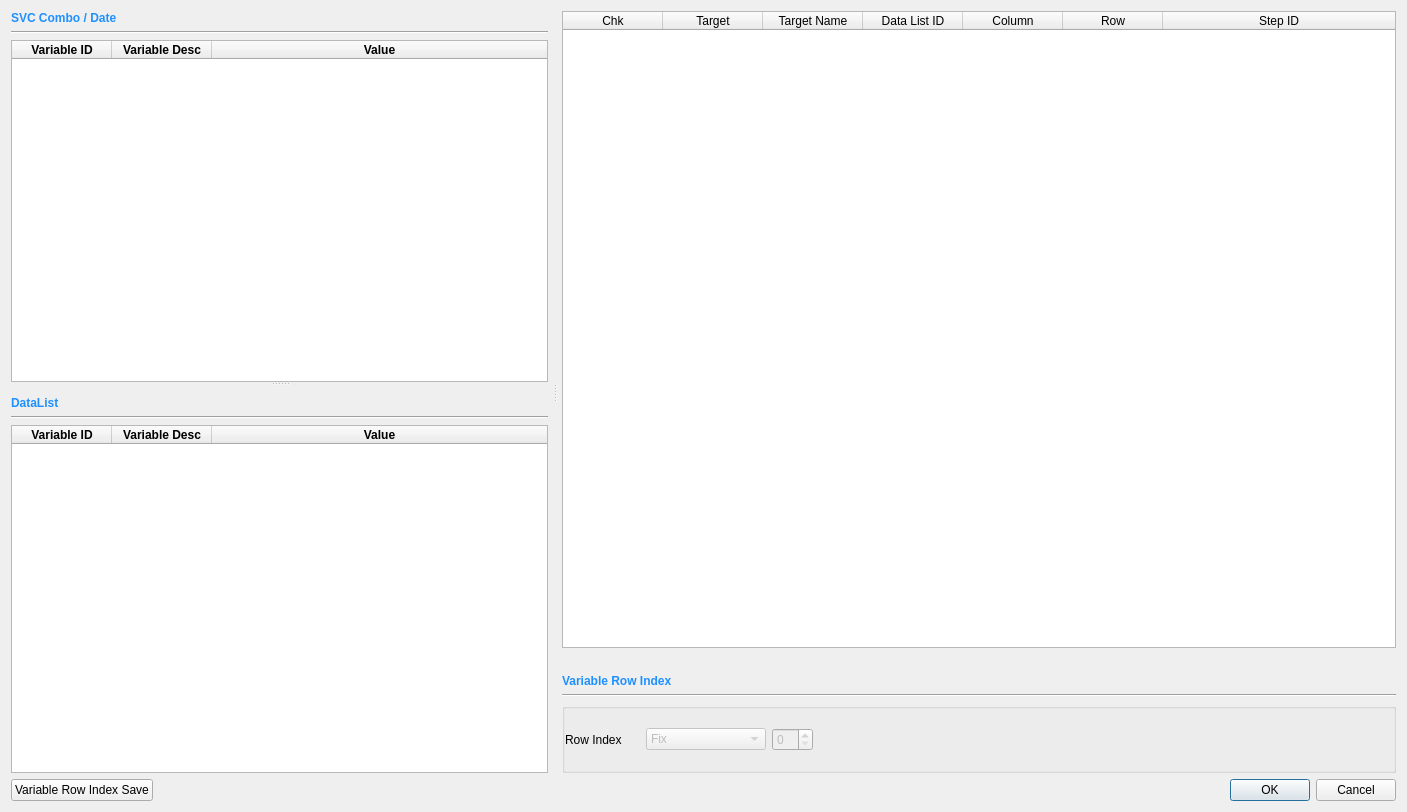
<?xml version="1.0" encoding="UTF-8"?>
<ui version="4.0">
 <class>Dialog</class>
 <widget class="QDialog" name="Dialog">
  <property name="geometry">
   <rect>
    <x>0</x>
    <y>0</y>
    <width>1407</width>
    <height>812</height>
   </rect>
  </property>
  <property name="windowTitle">
   <string>Dialog</string>
  </property>
  <layout class="QGridLayout" name="gridLayout_3">
   <item row="0" column="0" colspan="2">
    <widget class="QSplitter" name="splitter_value_row">
     <property name="orientation">
      <enum>Qt::Horizontal</enum>
     </property>
     <widget class="QWidget" name="verticalLayoutWidget">
      <layout class="QVBoxLayout" name="verticalLayout_2">
       <property name="rightMargin">
        <number>5</number>
       </property>
       <item>
        <widget class="QSplitter" name="splitter">
         <property name="orientation">
          <enum>Qt::Vertical</enum>
         </property>
         <widget class="QWidget" name="layoutWidget">
          <layout class="QVBoxLayout" name="verticalLayout_3">
           <item>
            <widget class="QLabel" name="label_2">
             <property name="text">
              <string>&lt;h4&gt;&lt;font color='DodgerBlue'&gt; SVC Combo / Date &lt;/font&gt;&lt;/h4&gt;</string>
             </property>
            </widget>
           </item>
           <item>
            <widget class="Line" name="line_2">
             <property name="orientation">
              <enum>Qt::Horizontal</enum>
             </property>
            </widget>
           </item>
           <item>
            <widget class="QTableWidget" name="tw_variableObjListSvcCombo">
             <property name="contextMenuPolicy">
              <enum>Qt::CustomContextMenu</enum>
             </property>
             <property name="editTriggers">
              <set>QAbstractItemView::DoubleClicked|QAbstractItemView::SelectedClicked</set>
             </property>
             <property name="selectionMode">
              <enum>QAbstractItemView::SingleSelection</enum>
             </property>
             <property name="selectionBehavior">
              <enum>QAbstractItemView::SelectRows</enum>
             </property>
             <attribute name="horizontalHeaderHighlightSections">
              <bool>false</bool>
             </attribute>
             <attribute name="horizontalHeaderStretchLastSection">
              <bool>true</bool>
             </attribute>
             <column>
              <property name="text">
               <string>Variable ID</string>
              </property>
              <property name="font">
               <font>
                <weight>75</weight>
                <bold>true</bold>
               </font>
              </property>
              <property name="foreground">
               <brush brushstyle="NoBrush">
                <color alpha="255">
                 <red>255</red>
                 <green>99</green>
                 <blue>71</blue>
                </color>
               </brush>
              </property>
             </column>
             <column>
              <property name="text">
               <string>Variable Desc</string>
              </property>
              <property name="font">
               <font>
                <weight>75</weight>
                <bold>true</bold>
               </font>
              </property>
              <property name="foreground">
               <brush brushstyle="NoBrush">
                <color alpha="255">
                 <red>255</red>
                 <green>99</green>
                 <blue>71</blue>
                </color>
               </brush>
              </property>
             </column>
             <column>
              <property name="text">
               <string>Value</string>
              </property>
              <property name="font">
               <font>
                <weight>75</weight>
                <bold>true</bold>
               </font>
              </property>
              <property name="foreground">
               <brush brushstyle="NoBrush">
                <color alpha="255">
                 <red>255</red>
                 <green>99</green>
                 <blue>71</blue>
                </color>
               </brush>
              </property>
             </column>
            </widget>
           </item>
          </layout>
         </widget>
         <widget class="QWidget" name="layoutWidget">
          <layout class="QVBoxLayout" name="verticalLayout_4">
           <property name="topMargin">
            <number>10</number>
           </property>
           <item>
            <widget class="QLabel" name="label_3">
             <property name="text">
              <string>&lt;h4&gt;&lt;font color='DodgerBlue'&gt; DataList &lt;/font&gt;&lt;/h4&gt;</string>
             </property>
            </widget>
           </item>
           <item>
            <widget class="Line" name="line_3">
             <property name="orientation">
              <enum>Qt::Horizontal</enum>
             </property>
            </widget>
           </item>
           <item>
            <widget class="QTableWidget" name="tw_variableObjList">
             <property name="editTriggers">
              <set>QAbstractItemView::DoubleClicked|QAbstractItemView::SelectedClicked</set>
             </property>
             <property name="selectionMode">
              <enum>QAbstractItemView::SingleSelection</enum>
             </property>
             <property name="selectionBehavior">
              <enum>QAbstractItemView::SelectRows</enum>
             </property>
             <attribute name="horizontalHeaderHighlightSections">
              <bool>false</bool>
             </attribute>
             <attribute name="horizontalHeaderStretchLastSection">
              <bool>true</bool>
             </attribute>
             <column>
              <property name="text">
               <string>Variable ID</string>
              </property>
              <property name="font">
               <font>
                <weight>75</weight>
                <bold>true</bold>
               </font>
              </property>
              <property name="foreground">
               <brush brushstyle="NoBrush">
                <color alpha="255">
                 <red>255</red>
                 <green>99</green>
                 <blue>71</blue>
                </color>
               </brush>
              </property>
             </column>
             <column>
              <property name="text">
               <string>Variable Desc</string>
              </property>
              <property name="font">
               <font>
                <weight>75</weight>
                <bold>true</bold>
               </font>
              </property>
              <property name="foreground">
               <brush brushstyle="NoBrush">
                <color alpha="255">
                 <red>255</red>
                 <green>99</green>
                 <blue>71</blue>
                </color>
               </brush>
              </property>
             </column>
             <column>
              <property name="text">
               <string>Value</string>
              </property>
              <property name="font">
               <font>
                <weight>75</weight>
                <bold>true</bold>
               </font>
              </property>
              <property name="foreground">
               <brush brushstyle="NoBrush">
                <color alpha="255">
                 <red>255</red>
                 <green>99</green>
                 <blue>71</blue>
                </color>
               </brush>
              </property>
             </column>
            </widget>
           </item>
          </layout>
         </widget>
        </widget>
       </item>
      </layout>
     </widget>
     <widget class="QWidget" name="layoutWidget">
      <layout class="QVBoxLayout" name="verticalLayout">
       <property name="leftMargin">
        <number>5</number>
       </property>
       <item>
        <widget class="QStackedWidget" name="sw_variableObjList">
         <property name="currentIndex">
          <number>0</number>
         </property>
         <widget class="QWidget" name="page">
          <layout class="QGridLayout" name="gridLayout_2">
           <property name="leftMargin">
            <number>0</number>
           </property>
           <property name="topMargin">
            <number>0</number>
           </property>
           <property name="rightMargin">
            <number>0</number>
           </property>
           <property name="bottomMargin">
            <number>0</number>
           </property>
           <item row="2" column="0">
            <widget class="QLabel" name="label">
             <property name="text">
              <string>&lt;h4&gt;&lt;font color='DodgerBlue'&gt; Variable Row Index &lt;/font&gt;&lt;/h4&gt;</string>
             </property>
            </widget>
           </item>
           <item row="1" column="0">
            <spacer name="verticalSpacer">
             <property name="orientation">
              <enum>Qt::Vertical</enum>
             </property>
             <property name="sizeType">
              <enum>QSizePolicy::Fixed</enum>
             </property>
             <property name="sizeHint" stdset="0">
              <size>
               <width>20</width>
               <height>20</height>
              </size>
             </property>
            </spacer>
           </item>
           <item row="0" column="0">
            <widget class="QTableWidget" name="tw_variableObjRowList">
             <property name="editTriggers">
              <set>QAbstractItemView::NoEditTriggers</set>
             </property>
             <property name="selectionBehavior">
              <enum>QAbstractItemView::SelectRows</enum>
             </property>
             <attribute name="horizontalHeaderHighlightSections">
              <bool>false</bool>
             </attribute>
             <attribute name="horizontalHeaderStretchLastSection">
              <bool>true</bool>
             </attribute>
             <column>
              <property name="text">
               <string>Chk</string>
              </property>
             </column>
             <column>
              <property name="text">
               <string>Target</string>
              </property>
             </column>
             <column>
              <property name="text">
               <string>Target Name</string>
              </property>
             </column>
             <column>
              <property name="text">
               <string>Data List ID</string>
              </property>
             </column>
             <column>
              <property name="text">
               <string>Column</string>
              </property>
             </column>
             <column>
              <property name="text">
               <string>Row</string>
              </property>
             </column>
             <column>
              <property name="text">
               <string>Step ID</string>
              </property>
             </column>
            </widget>
           </item>
           <item row="4" column="0">
            <widget class="QGroupBox" name="grp_variableRowIndex">
             <property name="maximumSize">
              <size>
               <width>16777215</width>
               <height>70</height>
              </size>
             </property>
             <layout class="QGridLayout" name="gridLayout">
              <property name="leftMargin">
               <number>0</number>
              </property>
              <property name="topMargin">
               <number>0</number>
              </property>
              <property name="rightMargin">
               <number>0</number>
              </property>
              <property name="bottomMargin">
               <number>0</number>
              </property>
              <item row="0" column="0">
               <widget class="QLabel" name="label_15">
                <property name="minimumSize">
                 <size>
                  <width>75</width>
                  <height>0</height>
                 </size>
                </property>
                <property name="maximumSize">
                 <size>
                  <width>75</width>
                  <height>16777215</height>
                 </size>
                </property>
                <property name="text">
                 <string>Row Index</string>
                </property>
               </widget>
              </item>
              <item row="0" column="1">
               <widget class="QFrame" name="frame_rowIndex">
                <property name="enabled">
                 <bool>false</bool>
                </property>
                <property name="maximumSize">
                 <size>
                  <width>16777215</width>
                  <height>70</height>
                 </size>
                </property>
                <layout class="QGridLayout" name="gridLayout_14">
                 <property name="leftMargin">
                  <number>0</number>
                 </property>
                 <property name="topMargin">
                  <number>0</number>
                 </property>
                 <property name="rightMargin">
                  <number>0</number>
                 </property>
                 <property name="bottomMargin">
                  <number>0</number>
                 </property>
                 <item row="0" column="1">
                  <widget class="QStackedWidget" name="sw_rowIndex">
                   <property name="currentIndex">
                    <number>0</number>
                   </property>
                   <widget class="QWidget" name="page_4">
                    <layout class="QGridLayout" name="gridLayout_15">
                     <property name="leftMargin">
                      <number>0</number>
                     </property>
                     <property name="topMargin">
                      <number>0</number>
                     </property>
                     <property name="rightMargin">
                      <number>0</number>
                     </property>
                     <property name="bottomMargin">
                      <number>0</number>
                     </property>
                     <item row="0" column="0">
                      <widget class="QFrame" name="frame_rowIndexOption1">
                       <layout class="QGridLayout" name="gridLayout_16">
                        <property name="leftMargin">
                         <number>0</number>
                        </property>
                        <property name="topMargin">
                         <number>0</number>
                        </property>
                        <property name="rightMargin">
                         <number>0</number>
                        </property>
                        <property name="bottomMargin">
                         <number>0</number>
                        </property>
                        <item row="0" column="0">
                         <widget class="QSpinBox" name="sb_rowIndex"/>
                        </item>
                        <item row="0" column="1">
                         <spacer name="horizontalSpacer_2">
                          <property name="orientation">
                           <enum>Qt::Horizontal</enum>
                          </property>
                          <property name="sizeHint" stdset="0">
                           <size>
                            <width>40</width>
                            <height>20</height>
                           </size>
                          </property>
                         </spacer>
                        </item>
                       </layout>
                      </widget>
                     </item>
                    </layout>
                   </widget>
                   <widget class="QWidget" name="page_8">
                    <layout class="QGridLayout" name="gridLayout_17">
                     <property name="leftMargin">
                      <number>0</number>
                     </property>
                     <property name="topMargin">
                      <number>0</number>
                     </property>
                     <property name="rightMargin">
                      <number>0</number>
                     </property>
                     <property name="bottomMargin">
                      <number>0</number>
                     </property>
                     <item row="0" column="0">
                      <widget class="QFrame" name="frame_rowIndexOption2">
                       <layout class="QGridLayout" name="gridLayout_18">
                        <property name="leftMargin">
                         <number>0</number>
                        </property>
                        <property name="topMargin">
                         <number>0</number>
                        </property>
                        <property name="rightMargin">
                         <number>0</number>
                        </property>
                        <property name="bottomMargin">
                         <number>0</number>
                        </property>
                        <item row="0" column="0">
                         <widget class="QComboBox" name="cb_rowIndexColumnId"/>
                        </item>
                        <item row="0" column="1">
                         <widget class="QLineEdit" name="edt_rowIndexColumnValue"/>
                        </item>
                       </layout>
                      </widget>
                     </item>
                    </layout>
                   </widget>
                  </widget>
                 </item>
                 <item row="0" column="0">
                  <widget class="QComboBox" name="cb_rowMethod">
                   <property name="minimumSize">
                    <size>
                     <width>120</width>
                     <height>0</height>
                    </size>
                   </property>
                   <item>
                    <property name="text">
                     <string>Fix</string>
                    </property>
                   </item>
                   <item>
                    <property name="text">
                     <string>By Value</string>
                    </property>
                   </item>
                  </widget>
                 </item>
                </layout>
               </widget>
              </item>
             </layout>
            </widget>
           </item>
           <item row="3" column="0">
            <widget class="Line" name="line">
             <property name="orientation">
              <enum>Qt::Horizontal</enum>
             </property>
            </widget>
           </item>
          </layout>
         </widget>
         <widget class="QWidget" name="page_2">
          <layout class="QGridLayout" name="gridLayout_4">
           <property name="leftMargin">
            <number>0</number>
           </property>
           <property name="topMargin">
            <number>0</number>
           </property>
           <property name="rightMargin">
            <number>0</number>
           </property>
           <property name="bottomMargin">
            <number>0</number>
           </property>
           <item row="0" column="0">
            <layout class="QGridLayout" name="variable_layout"/>
           </item>
          </layout>
         </widget>
        </widget>
       </item>
      </layout>
     </widget>
    </widget>
   </item>
   <item row="1" column="0">
    <widget class="QPushButton" name="btn_variableRowIndexSave">
     <property name="text">
      <string>Variable Row Index Save</string>
     </property>
    </widget>
   </item>
   <item row="1" column="1">
    <widget class="QDialogButtonBox" name="buttonBox">
     <property name="orientation">
      <enum>Qt::Horizontal</enum>
     </property>
     <property name="standardButtons">
      <set>QDialogButtonBox::Cancel|QDialogButtonBox::Ok</set>
     </property>
    </widget>
   </item>
  </layout>
  <action name="action_removeVariable">
   <property name="text">
    <string>Remove Variable</string>
   </property>
   <property name="toolTip">
    <string>Remove Variable</string>
   </property>
  </action>
 </widget>
 <resources>
  <include location="icon/res.qrc"/>
 </resources>
 <connections>
  <connection>
   <sender>buttonBox</sender>
   <signal>accepted()</signal>
   <receiver>Dialog</receiver>
   <slot>accept()</slot>
   <hints>
    <hint type="sourcelabel">
     <x>257</x>
     <y>512</y>
    </hint>
    <hint type="destinationlabel">
     <x>157</x>
     <y>274</y>
    </hint>
   </hints>
  </connection>
  <connection>
   <sender>buttonBox</sender>
   <signal>rejected()</signal>
   <receiver>Dialog</receiver>
   <slot>reject()</slot>
   <hints>
    <hint type="sourcelabel">
     <x>325</x>
     <y>512</y>
    </hint>
    <hint type="destinationlabel">
     <x>286</x>
     <y>274</y>
    </hint>
   </hints>
  </connection>
  <connection>
   <sender>cb_rowMethod</sender>
   <signal>currentIndexChanged(int)</signal>
   <receiver>sw_rowIndex</receiver>
   <slot>setCurrentIndex(int)</slot>
   <hints>
    <hint type="sourcelabel">
     <x>666</x>
     <y>457</y>
    </hint>
    <hint type="destinationlabel">
     <x>1064</x>
     <y>457</y>
    </hint>
   </hints>
  </connection>
  <connection>
   <sender>cb_rowMethod</sender>
   <signal>currentIndexChanged(int)</signal>
   <receiver>btn_variableRowIndexSave</receiver>
   <slot>click()</slot>
   <hints>
    <hint type="sourcelabel">
     <x>644</x>
     <y>455</y>
    </hint>
    <hint type="destinationlabel">
     <x>142</x>
     <y>504</y>
    </hint>
   </hints>
  </connection>
  <connection>
   <sender>sb_rowIndex</sender>
   <signal>valueChanged(QString)</signal>
   <receiver>btn_variableRowIndexSave</receiver>
   <slot>click()</slot>
   <hints>
    <hint type="sourcelabel">
     <x>756</x>
     <y>446</y>
    </hint>
    <hint type="destinationlabel">
     <x>97</x>
     <y>505</y>
    </hint>
   </hints>
  </connection>
  <connection>
   <sender>cb_rowIndexColumnId</sender>
   <signal>currentIndexChanged(QString)</signal>
   <receiver>btn_variableRowIndexSave</receiver>
   <slot>click()</slot>
   <hints>
    <hint type="sourcelabel">
     <x>768</x>
     <y>451</y>
    </hint>
    <hint type="destinationlabel">
     <x>114</x>
     <y>499</y>
    </hint>
   </hints>
  </connection>
  <connection>
   <sender>edt_rowIndexColumnValue</sender>
   <signal>textChanged(QString)</signal>
   <receiver>btn_variableRowIndexSave</receiver>
   <slot>click()</slot>
   <hints>
    <hint type="sourcelabel">
     <x>921</x>
     <y>452</y>
    </hint>
    <hint type="destinationlabel">
     <x>117</x>
     <y>493</y>
    </hint>
   </hints>
  </connection>
 </connections>
</ui>
